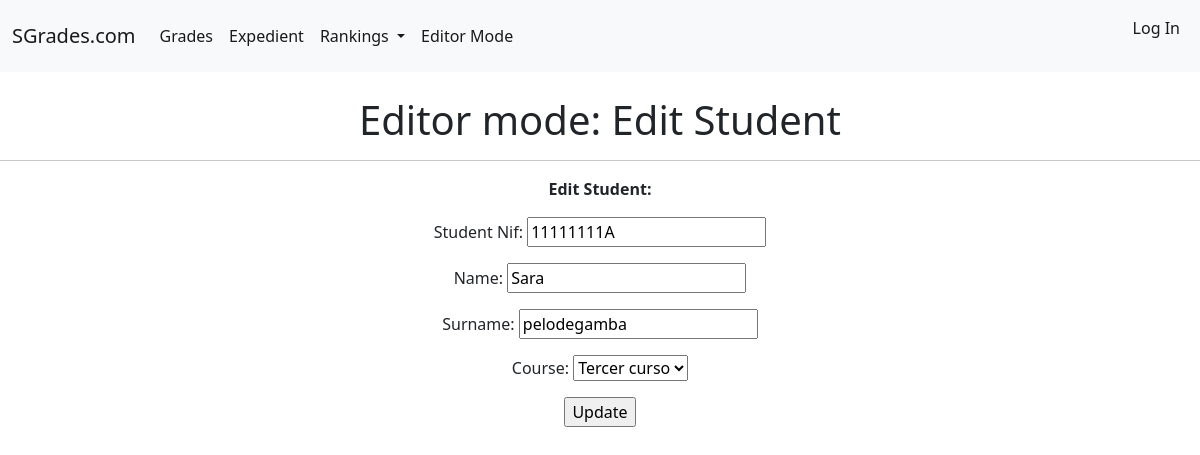
Screenshot of /item/11111111A/edit_change_student/ with the database file from the repository.
### SGrades/models.py (models this page shows, shortened)
class Student(models.Model):
    COURSES = (
        ('3', 'Tercer curso'),
    )
    Student_Nif = models.CharField(primary_key=True, max_length=10)
    Name = models.CharField(max_length=20)
    Surname = models.CharField(max_length=50)
    Expedient = models.FloatField(blank=True, default=0, editable=False)
    Ranking = models.IntegerField(editable=False, default=0)
    Course = models.CharField(choices=COURSES, max_length=1)

### SGrades/views.py (the view)
# urls.py: path('item/<str:pk>/edit_change_student/', EditorChangeStudentView.as_view(), name='edit_change_student'),
class EditorChangeStudentView(UpdateView):
    model = Student
    template_name = 'edit_change_student.html'
    fields = ['Student_Nif', 'Name', 'Surname', 'Course']

### templates/edit_change_student.html (shortened to what this page needs)
{% extends 'base.html' %}
{% block content %}
        <h1 style="text-align:center">
            Editor mode: Edit Student
        </h1>
    <hr>
    <p style="text-align:center">
        <b>
            Edit Student:
        </b>
    </p>
    <form action="" method="post" style="text-align:center">
        {{ form.as_p }}
        <input type="submit" value="Update">
    </form>
{% endblock %}

### rows the page displays
Student: Student_Nif "11111111A", Name "Sara", Surname "pelodegamba", Course "Tercer curso"
